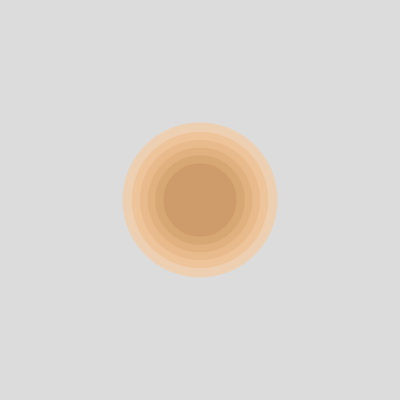
Frame 1 (no input)
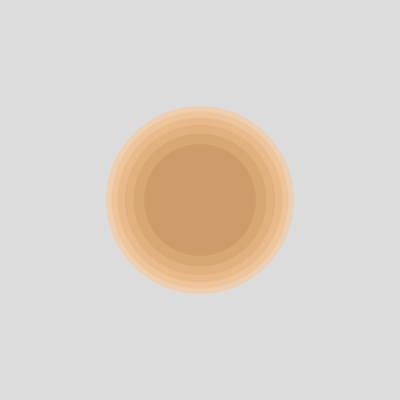
Frame 60 (no input)
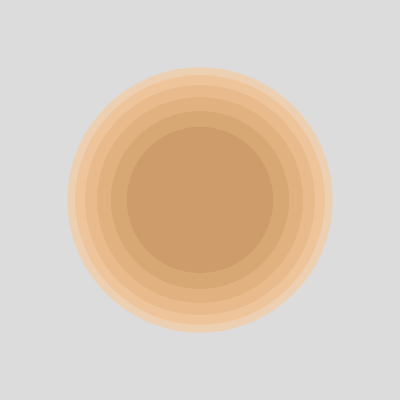
Frame 120 (the mouse pressed at the canvas centre since frame 60)

The p5.js sketch that drew these frames (run headless with seeded random() and noise() and a simulated clock; from frame 60 on, the mouse is pressed at the canvas centre):

// p5.js sketch
// ── sketch.js
function setup() {
	createCanvas(400, 400);
	angleMode(DEGREES);
	x = width / 2;
	y = height / 2;
	size = 250
	bvel = 0;

	pause_breath = false;
	pause_frame_counter = 0;
	pvel = 0;
}

function draw() {
	background(220);
	noStroke();
	if (pause_breath) {
		pause_frame_counter += 1;
		pvel += 1;
		if (pause_frame_counter == 300) {
			pause_breath = false;
			pause_frame_counter = 0;
		}
	} else {
		bvel += 0.8;
	}

	for (let i = 0; i < 6; i++) {

		current_size = size - (100 - 10 * i) * cos(bvel + 10 * i) + 5 * cos(1 * pvel);
		fill(250 - 10 * i, 200 - 10 * i, 150 - 10 * i, 150);
		ellipse(x, y, current_size - 30 * i);
	}
}

function keyPressed() {
	print(keyCode)
	if (keyCode == 32) {
		pause_breath = true;
	}
}
